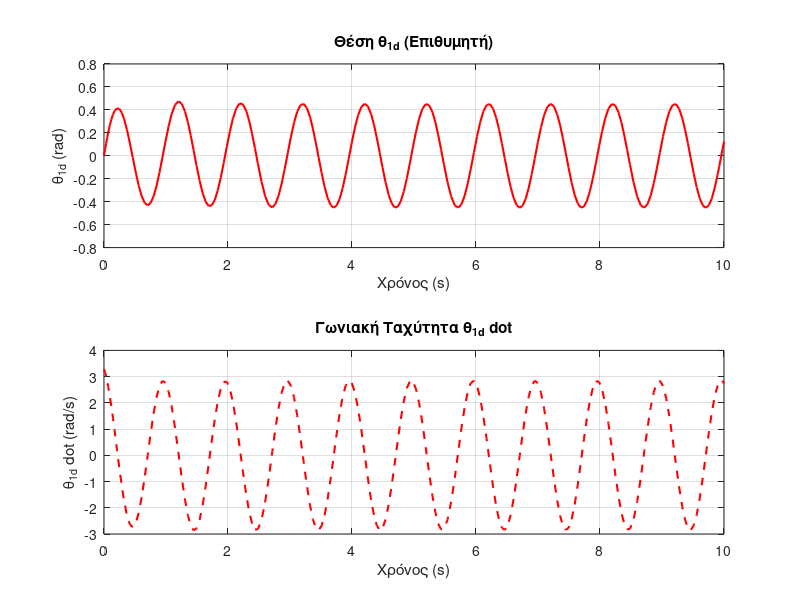
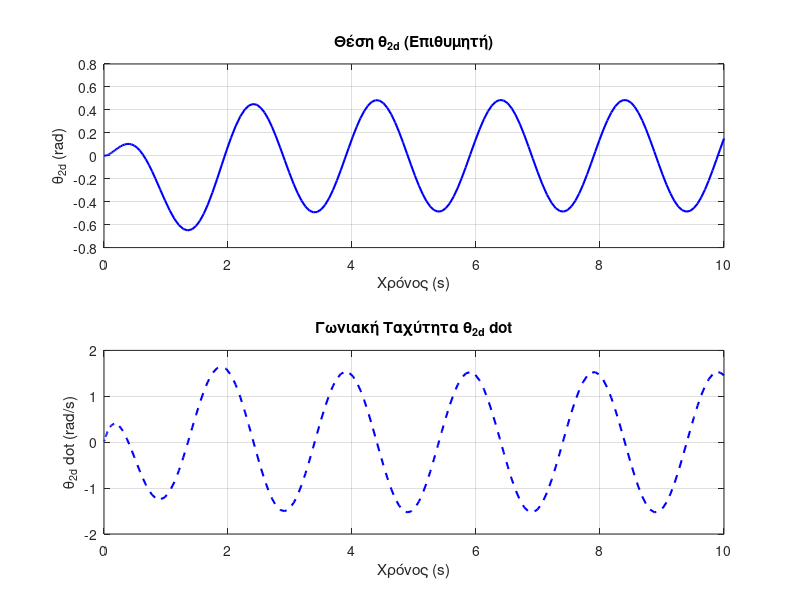

Write MATLAB code to recreate these figures, in order.
clc;
clear;

% Ορισμός παραμέτρων για το μοντέλο αναφοράς του εκκρεμούς 1
Am = [0 1; -4 -4]; % Πίνακας Am
Bm = [0; 1];       % Πίνακας Bm

% Επιθυμητή τροχιά θ1d και η παράγωγός της
theta1d = @(t) (pi/6) * sin(2*pi*t);
theta1d_dot = @(t) (pi/3) * pi * cos(2*pi*t);

% Είσοδος αναφοράς r1 για το πρώτο εκκρεμές
r1 = @(t) (4*pi/6)*(1-pi^2)*sin(2*pi*t) + ((4*pi^2)/6)*cos(2*pi*t);

% Αρχικές συνθήκες για το X_m1 = [θ1d \dot{θ1d}]^T
X0_1 = [theta1d(0); theta1d_dot(0)];

% Χρονικό διάστημα προσομοίωσης
tspan = [0 10];

% Σύστημα εξισώσεων για το μοντέλο αναφοράς του εκκρεμούς 1
dXmdt_1 = @(t, Xm) Am * Xm + Bm * r1(t);

% Επίλυση του συστήματος με τη μέθοδο ODE45 για το εκκρεμές 1
[t1, Xm1] = ode45(dXmdt_1, tspan, X0_1);

% Εξαγωγή αποτελεσμάτων για το εκκρεμές 1
theta1d_vals = Xm1(:, 1); % Τιμές θ1d
theta1d_dot_vals = Xm1(:, 2); % Τιμές \dot{θ1d}

% Ορισμός παραμέτρων για το μοντέλο αναφοράς του εκκρεμούς 2
% Επιθυμητή τροχιά θ2d και η παράγωγός της
r2 = @(t) ((pi^2)/2)*cos(pi*t) + (pi - (pi^3)/4)*sin(pi*t);

% Αρχικές συνθήκες για το X_m2 = [θ2d \dot{θ2d}]^T
X0_2 = [0; 0]; % Μηδενικές αρχικές συνθήκες για το δεύτερο εκκρεμές

% Σύστημα εξισώσεων για το μοντέλο αναφοράς του εκκρεμούς 2
dXmdt_2 = @(t, Xm) Am * Xm + Bm * r2(t);

% Επίλυση του συστήματος με τη μέθοδο ODE45 για το εκκρεμές 2
[t2, Xm2] = ode45(dXmdt_2, tspan, X0_2);

% Εξαγωγή αποτελεσμάτων για το εκκρεμές 2
theta2d_vals = Xm2(:, 1); % Τιμές θ2d
theta2d_dot_vals = Xm2(:, 2); % Τιμές \dot{θ2d}

% Οπτικοποίηση των αποτελεσμάτων για το εκκρεμές 1
figure;
subplot(2, 1, 1);
plot(t1, theta1d_vals, 'r', 'LineWidth', 1.5);
title('Θέση \theta_{1d} (Επιθυμητή)');
xlabel('Χρόνος (s)');
ylabel('\theta_{1d} (rad)');
grid on;

subplot(2, 1, 2);
plot(t1, theta1d_dot_vals, 'r--', 'LineWidth', 1.5);
title('Γωνιακή Ταχύτητα \theta_{1d} dot');
xlabel('Χρόνος (s)');
ylabel('\theta_{1d} dot (rad/s)');
grid on;

% Οπτικοποίηση των αποτελεσμάτων για το εκκρεμές 2
figure;
subplot(2, 1, 1);
plot(t2, theta2d_vals, 'b', 'LineWidth', 1.5);
title('Θέση \theta_{2d} (Επιθυμητή)');
xlabel('Χρόνος (s)');
ylabel('\theta_{2d} (rad)');
grid on;

subplot(2, 1, 2);
plot(t2, theta2d_dot_vals, 'b--', 'LineWidth', 1.5);
title('Γωνιακή Ταχύτητα \theta_{2d} dot');
xlabel('Χρόνος (s)');
ylabel('\theta_{2d} dot (rad/s)');
grid on;
